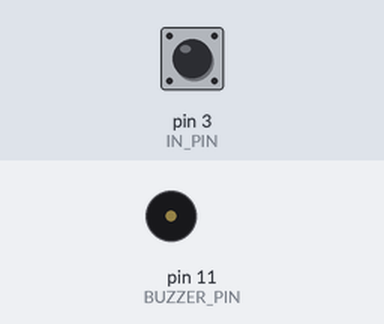
A sketch run on a simulated Arduino Uno, built with avr-gcc and run on an emulated ATmega328P. Parts: buzzer (waves = sounding). Inputs (shaded band) come from the test bench; at power-on: pin 3 (IN_PIN) HIGH. What the sketch prints to the serial monitor is not drawn.

Above: at 0.22 s.
At 3.9 s:
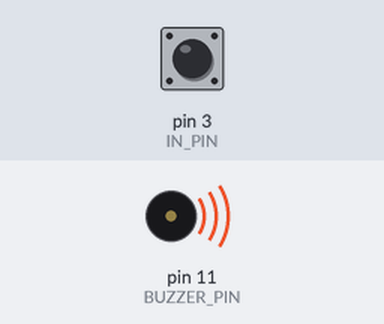
Timing chart, 0 to 8.0 s (numbered marks = the images above):
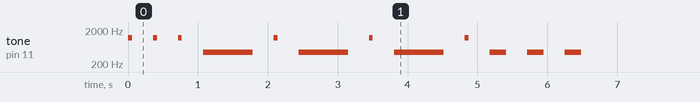

The sketch:

GuidedSensorTouchDataLogger.ino
```cpp
/*
 * Electro Tongue Drum
 *
 * Single sensor data logger that guides the user through a preset test pattern of
 * touches on the sensor using a sequence of buzzer beeps.
 *
 * The capacitive sensing library takes a specified number of samples to determine each
 * sensor reading. The number of samples is specified by the SAMPLES symbol below.
 *
 * Each reading is sent to the serial report, foloowed by a new line.
 * The results can either be displayed in a serial Monitor or on a plotter.
 *
 */


// Import the CapacitiveSensor Library
#include <CapacitiveSensor.h>

// CapacitiveSensor Library takes SAMPLES samples per call
// ** Change this value to test different sample sizes: range is 1..255
#define SAMPLES 25

#define OUT_PIN     2 // pin that sends signal to be used for detection
#define IN_PIN      3 // pin that receives returned signal that is measured against sent signal
#define BUZZER_PIN 11 // PWM pin that is used to send tones to the buzzer

// Length of time segments used for pattern of guiding tones
#define TIME_LONG     700
#define TIME_SHORT    300
#define TIME_V_SHORT  230
#define TIME_TICK      50

// Pitch of tones used for guiding tones in Hz
#define TICK_TONE    1200
#define TOUCH_TONE    440
#define SILENCE         0   // special value used for silence

// Length of each segment of pattern of guiding tones and silence
long segments[] {
  TIME_TICK,    TIME_SHORT,   TIME_TICK,    TIME_SHORT,   TIME_TICK,    TIME_SHORT,
  TIME_LONG,    TIME_SHORT,   TIME_TICK,    TIME_SHORT,
  TIME_LONG,    TIME_SHORT,   TIME_TICK,    TIME_SHORT,
  TIME_LONG,    TIME_SHORT,   TIME_TICK,    TIME_SHORT,
  TIME_V_SHORT, TIME_SHORT,   TIME_V_SHORT, TIME_SHORT,   TIME_V_SHORT, TIME_LONG
};

// Pitch of tones played in each segment
long tones[] {
  TICK_TONE,    SILENCE,      TICK_TONE,    SILENCE,      TICK_TONE,    SILENCE,
  TOUCH_TONE,   SILENCE,      TICK_TONE,    SILENCE,
  TOUCH_TONE,   SILENCE,      TICK_TONE,    SILENCE,
  TOUCH_TONE,   SILENCE,      TICK_TONE,    SILENCE,
  TOUCH_TONE,   SILENCE,      TOUCH_TONE,   SILENCE,      TOUCH_TONE,   SILENCE
};

int segmentCount = int(sizeof tones / sizeof tones[0]);
long counter = 0;
long reading;
int index = -1;
unsigned long lastTime;
unsigned long elapsedTime;
unsigned long timeNow;

CapacitiveSensor cs = CapacitiveSensor(OUT_PIN, IN_PIN);

void setup() {
  pinMode(BUZZER_PIN,OUTPUT);
  Serial.begin(9600);
  cs.set_CS_AutocaL_Millis(0xFFFFFFFF);     // turn off autocalibrate on channel 1 - just as an example
}

void loop() {
  timeNow = millis();
  elapsedTime = timeNow - lastTime;
  if (index < segmentCount) {
    reading = cs.capacitiveSensor(SAMPLES);
    Serial.println(reading);
    if (counter <= 0) {
      index++;
      counter = segments[index];
      makeSound(tones[index]);
    }
    else {
      counter -= elapsedTime;
    }
  }
  else {
    noTone(BUZZER_PIN);
  }
  lastTime = timeNow;
}

void makeSound(unsigned int freq) {
  if (freq > 0) {
    tone(BUZZER_PIN, freq);
  }
  else {
    noTone(BUZZER_PIN);
  }
}
```

Measured:
- by itself, tone on pin 11 (BUZZER_PIN): plays 1200 Hz for 0.05 s, 1200 Hz for 0.05 s, 1200 Hz for 0.05 s, 440 Hz for 0.71 s, 1200 Hz for 0.05 s, 440 Hz for 0.71 s … (12 notes in this stretch)
